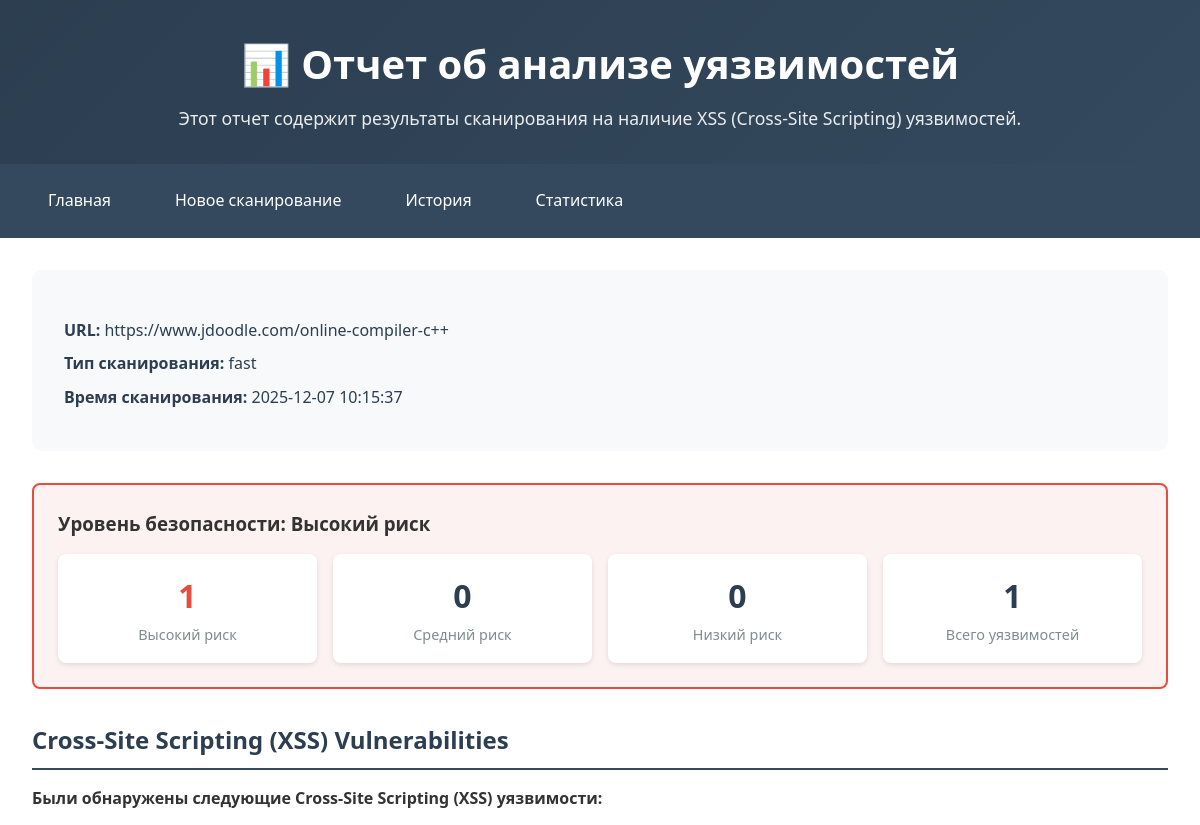
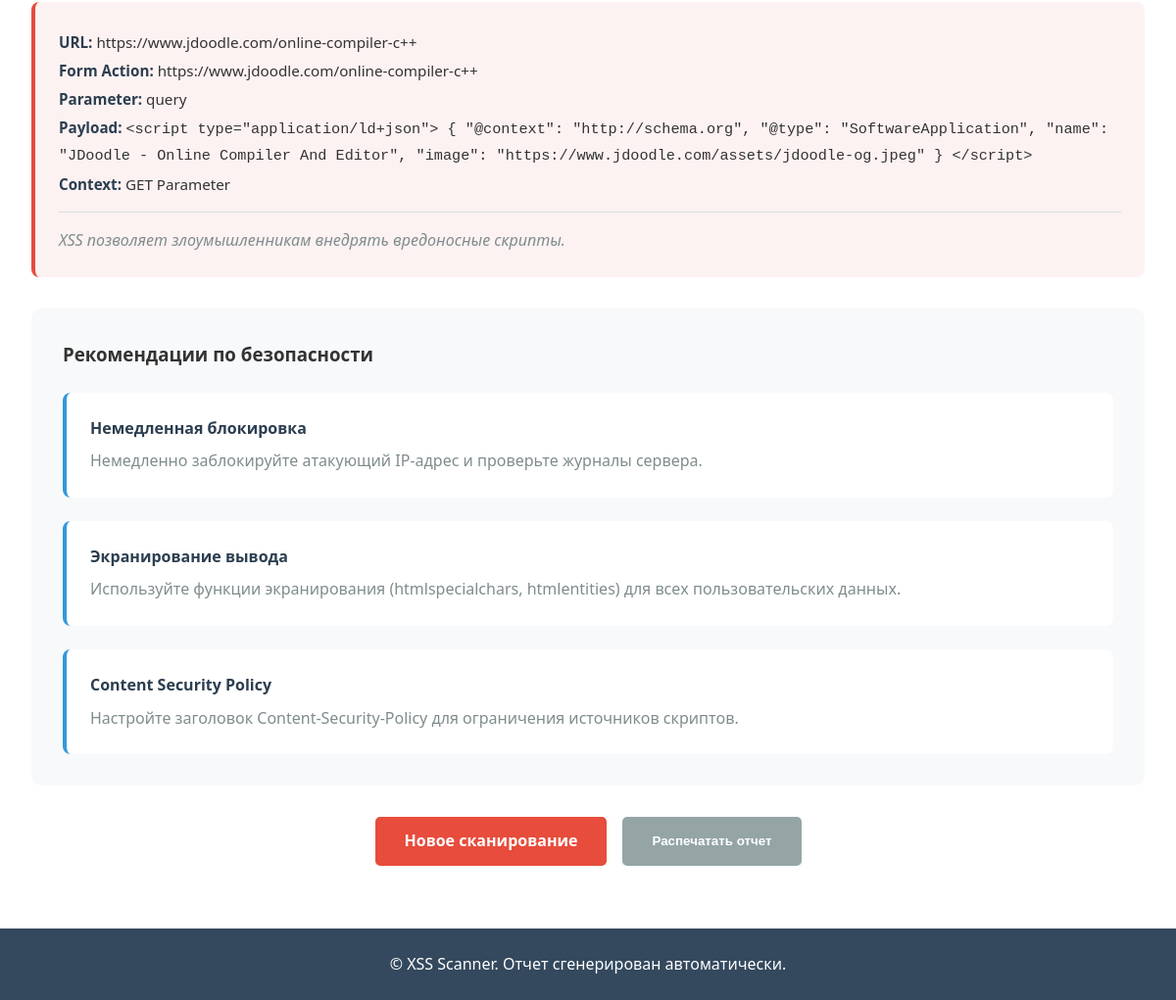
Page /report/-5579136430600353445 on the committed database (2 pictures, top to bottom).
### tables this page shows
CREATE TABLE scans (
                    id INTEGER PRIMARY KEY AUTOINCREMENT,
                    scan_id TEXT UNIQUE NOT NULL,
                    url TEXT NOT NULL,
                    scan_type TEXT NOT NULL,
                    status TEXT DEFAULT 'pending',
                    progress INTEGER DEFAULT 0,
                    message TEXT,
                    timestamp DATETIME DEFAULT CURRENT_TIMESTAMP,
                    completed_at DATETIME
                );

CREATE TABLE scan_summaries (
                    id INTEGER PRIMARY KEY AUTOINCREMENT,
                    scan_id TEXT UNIQUE NOT NULL,
                    total_vulnerabilities INTEGER DEFAULT 0,
                    high_risk INTEGER DEFAULT 0,
                    medium_risk INTEGER DEFAULT 0,
                    low_risk INTEGER DEFAULT 0,
                    total_risk_score INTEGER DEFAULT 0,
                    security_level TEXT,
                    FOREIGN KEY (scan_id) REFERENCES scans(scan_id) ON DELETE CASCADE
                );

CREATE TABLE vulnerabilities (
                    id INTEGER PRIMARY KEY AUTOINCREMENT,
                    scan_id TEXT NOT NULL,
                    vuln_type TEXT NOT NULL,
                    severity TEXT NOT NULL,
                    description TEXT,
                    location TEXT,
                    evidence TEXT,
                    risk_score INTEGER,
                    FOREIGN KEY (scan_id) REFERENCES scans(scan_id) ON DELETE CASCADE
                );

CREATE TABLE recommendations (
                    id INTEGER PRIMARY KEY AUTOINCREMENT,
                    severity TEXT NOT NULL,
                    title TEXT NOT NULL,
                    description TEXT NOT NULL,
                    priority INTEGER DEFAULT 0
                );

### app.py (the view)
@app.route('/report/<scan_id>')
def report(scan_id):
    results = db.get_scan(scan_id)
    if results:
        security_level = results.get('scan_summary', {}).get('security_level', 'Безопасно').lower()
        if security_level == 'высокий риск':
            severity = 'high'
        elif security_level == 'средний риск':
            severity = 'medium'
        elif security_level == 'низкий риск':
            severity = 'low'
        else:
            severity = 'safe'
        recommendations = db.get_recommendations(severity)
        return render_template('report.html',
                               results=results,
                               scan_id=scan_id,
                               recommendations=recommendations)
    return render_template('report.html', error="Отчет не найден или сканирование еще не завершено")

### database.py (called while the page is built)
    @contextmanager
    def get_connection(self):
        conn = sqlite3.connect(self.db_path)
        conn.row_factory = sqlite3.Row
        try:
            yield conn
            conn.commit()
        except Exception as e:
            conn.rollback()
            logger.error(f"Database error: {str(e)}")
            raise
        finally:
            conn.close()

    def get_recommendations(self, severity):
        with self.get_connection() as conn:
            cursor = conn.cursor()
            cursor.execute('''
                SELECT title, description, priority
                FROM recommendations
                WHERE severity = ?
                ORDER BY priority
                LIMIT 3
            ''', (severity,))
            return [dict(row) for row in cursor.fetchall()]

### templates/report.html (shortened to what this page needs)
<!DOCTYPE html>
<html lang="ru">
<head>
    <link rel="stylesheet" href="{{ url_for('static', filename='style.css') }}">
</head>
<body>
    <div class="container">
        <header>
            <h1>📊 Отчет об анализе уязвимостей</h1>
            <p>Этот отчет содержит результаты сканирования на наличие XSS (Cross-Site Scripting) уязвимостей.</p>
        </header>
        <nav>
            <a href="/" class="nav-link">Главная</a>
            <a href="/scan" class="nav-link">Новое сканирование</a>
            <a href="/history" class="nav-link">История</a>
            <a href="/statistics" class="nav-link">Статистика</a>
        </nav>
        <main>
            {% if error %}
            <div class="alert error">
                {{ error }}
            </div>
            {% elif results %}
            <div class="report-header">
                <div class="scan-info">
                    <p><strong>URL:</strong> {{ results.url }}</p>
                    <p><strong>Тип сканирования:</strong> {{ results.scan_type }}</p>
                    <p><strong>Время сканирования:</strong> {{ results.timestamp }}</p>
                </div>
            </div>
            {% set summary = results.scan_summary %}
            <div class="summary-section">
                <div class="security-level {{ summary.security_level|lower|replace(' ', '-') }}">
                    <h3>Уровень безопасности: {{ summary.security_level }}</h3>
                    <div class="stats">
                        <div class="stat">
                            <span class="stat-number {{ 'high-risk' if summary.high_risk > 0 else '' }}">{{ summary.high_risk }}</span>
                            <span class="stat-label">Высокий риск</span>
                        </div>
                        <div class="stat">
                            <span class="stat-number {{ 'medium-risk' if summary.medium_risk > 0 else '' }}">{{ summary.medium_risk }}</span>
                            <span class="stat-label">Средний риск</span>
                        </div>
                        <div class="stat">
                            <span class="stat-number {{ 'low-risk' if summary.low_risk > 0 else '' }}">{{ summary.low_risk }}</span>
                            <span class="stat-label">Низкий риск</span>
                        </div>
                        <div class="stat">
                            <span class="stat-number">{{ summary.total_vulnerabilities }}</span>
                            <span class="stat-label">Всего уязвимостей</span>
                        </div>
                    </div>
                </div>
            </div>
            <div class="vulnerability-section">
                <h2>Cross-Site Scripting (XSS) Vulnerabilities</h2>
                {% if results.vulnerabilities %}
                <p><strong>Были обнаружены следующие Cross-Site Scripting (XSS) уязвимости:</strong></p>
                {% for vuln in results.vulnerabilities %}
                <div class="vulnerability-item {{ vuln.severity }}-severity">
                    <div class="vuln-details">
                        <p><strong>URL:</strong> {{ results.url }}</p>
                        <p><strong>Form Action:</strong> {{ results.url }}</p>
                        <p><strong>Parameter:</strong>
                            {% if vuln.location %}
                                {{ vuln.location.split(':')[-1].strip() if ':' in vuln.location else vuln.location }}
                            {% else %}
                                query
                            {% endif %}
                        </p>
                        <p><strong>Payload:</strong>
                            {% if vuln.evidence and vuln.evidence[0] %}
                                <code>{{ vuln.evidence[0] }}</code>
                            {% else %}
                                <code>&lt;script&gt;alert('XSS')&lt;/script&gt;</code>
                            {% endif %}
                        </p>
                        <p><strong>Context:</strong> GET Parameter</p>
                    </div>
                    <div class="vuln-description">
                        <p>XSS позволяет злоумышленникам внедрять вредоносные скрипты.</p>
                    </div>
                </div>
                {% endfor %}
                {% else %}
                <div class="no-vulnerabilities">
                    <p>Cross-Site Scripting (XSS) уязвимости не обнаружены.</p>
                </div>
                {% endif %}
            </div>
            <div class="recommendations">
                <h3>Рекомендации по безопасности</h3>
                <div class="recommendation-list">
                    {% if recommendations %}
                        {% for rec in recommendations %}
                        <div class="recommendation-item">
                            <h4>{{ rec.title }}</h4>
                            <p>{{ rec.description }}</p>
                        </div>
                        {% endfor %}
                    {% endif %}
                </div>
            </div>
            <div class="actions">
                <a href="/scan" class="cta-button">Новое сканирование</a>
                <button onclick="window.print()" class="secondary-button">Распечатать отчет</button>
            </div>
            {% else %}
            <div class="alert info">
                <p>Данные отчета не найдены. Возможно, сканирование еще не завершено.</p>
                <a href="/scan" class="cta-button">Вернуться к сканированию</a>
            </div>
            {% endif %}
        </main>
        <footer>
            <p>&copy; XSS Scanner. Отчет сгенерирован автоматически.</p>
        </footer>
    </div>
</body>
</html>
</html>

### static/style.css (style rules this page uses)
* { margin: 0; padding: 0; box-sizing: border-box; }
body { font-family: 'Segoe UI', Tahoma, Geneva, Verdana, sans-serif; line-height: 1.6; color: #333; background: #1a1a1a; min-height: 100vh; }
.container { max-width: 1200px; margin: 0 auto; background: white; min-height: 100vh; box-shadow: 0 0 10px rgba(0,0,0,0.1); }
header { background: linear-gradient(135deg, #2c3e50, #34495e); color: white; padding: 2rem; text-align: center; }
header h1 { font-size: 2.5rem; margin-bottom: 0.5rem; }
header p { font-size: 1.1rem; opacity: 0.9; }
nav { background: #34495e; padding: 1rem 2rem; display: flex; gap: 2rem; }
.nav-link { color: white; text-decoration: none; padding: 0.5rem 1rem; border-radius: 5px; transition: background 0.3s; }
main { padding: 2rem; }
.cta-button { display: inline-block; background: #e74c3c; color: white; padding: 12px 30px; text-decoration: none; border-radius: 5px; font-weight: bold; transition: background 0.3s; border: none; cursor: pointer; }
.secondary-button { background: #95a5a6; color: white; padding: 12px 30px; border: none; border-radius: 5px; cursor: pointer; font-weight: bold; transition: background 0.3s; }
.stats { display: grid; grid-template-columns: repeat(auto-fit, minmax(150px, 1fr)); gap: 1rem; margin-top: 1rem; }
.stat { text-align: center; padding: 1rem; background: white; border-radius: 8px; box-shadow: 0 2px 5px rgba(0,0,0,0.1); }
.stat-number { display: block; font-size: 2rem; font-weight: bold; color: #2c3e50; }
.stat-number.high-risk { color: #e74c3c; }
.stat-label { font-size: 0.9rem; color: #7f8c8d; }
footer { background: #34495e; color: white; text-align: center; padding: 1.5rem; margin-top: 2rem; }
.security-level { padding: 1.5rem; border-radius: 8px; margin-bottom: 2rem; }
.security-level.высокий-риск { background: #fdf2f2; border: 2px solid #e74c3c; }
.report-header { background: #f8f9fa; padding: 2rem; border-radius: 10px; margin-bottom: 2rem; }
.scan-info { margin-top: 1rem; }
.scan-info p { margin: 0.5rem 0; color: #2c3e50; }
.summary-section { margin-bottom: 2rem; }
.recommendations { background: #f8f9fa; padding: 2rem; border-radius: 10px; margin: 2rem 0; }
.recommendation-list { display: grid; gap: 1.5rem; margin-top: 1.5rem; }
.recommendation-item { background: white; padding: 1.5rem; border-radius: 8px; border-left: 4px solid #3498db; }
.recommendation-item h4 { color: #2c3e50; margin-bottom: 0.5rem; }
.recommendation-item p { color: #7f8c8d; margin: 0; }
.actions { display: flex; gap: 1rem; justify-content: center; margin-top: 2rem; }
.vulnerability-section { margin: 2rem 0; }
.vulnerability-section h2 { color: #2c3e50; margin-bottom: 1rem; border-bottom: 2px solid #34495e; padding-bottom: 0.5rem; }
.vulnerability-item { background: #f8f9fa; padding: 1.5rem; margin: 1rem 0; border-radius: 8px; border-left: 4px solid #3498db; }
.vulnerability-item.high-severity { border-left-color: #e74c3c; background: #fdf2f2; }
.vuln-details { margin-bottom: 1rem; }
.vuln-details p { margin: 0.3rem 0; font-size: 0.95rem; }
.vuln-details strong { color: #2c3e50; }
.vuln-description { font-style: italic; color: #7f8c8d; border-top: 1px solid #ddd; padding-top: 1rem; margin-top: 1rem; }

### rows in the picture
scans: url "https://www.jdoodle.com/online-compiler-c++", scan_type "fast", timestamp "2025-12-07 10:15:37"
scan_summaries: security_level "Высокий риск", high_risk "1", medium_risk "0", low_risk "0", total_vulnerabilities "1"
vulnerabilities: location "query", evidence "<script type=\"application/ld+json\"> { \"@context\": \"http://schema.org\", \"@type\": \"SoftwareApplication\", \"name\": \"JDoodle - Online Compiler And Editor\", \"image\": \"https://www.jdoodle.com/assets/jdoodle-og.jpeg\" } </script>"
recommendations: title "Немедленная блокировка", description "Немедленно заблокируйте атакующий IP-адрес и проверьте журналы сервера."
recommendations: title "Экранирование вывода", description "Используйте функции экранирования (htmlspecialchars, htmlentities) для всех пользовательских данных."
recommendations: title "Content Security Policy", description "Настройте заголовок Content-Security-Policy для ограничения источников скриптов."
